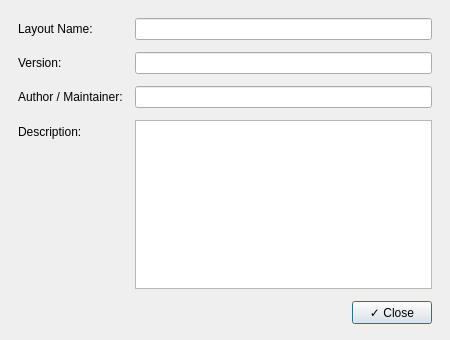
<?xml version="1.0" encoding="UTF-8"?>
<ui version="4.0">
 <class>AboutFile</class>
 <widget class="QDialog" name="AboutFile">
  <property name="geometry">
   <rect>
    <x>0</x>
    <y>0</y>
    <width>450</width>
    <height>340</height>
   </rect>
  </property>
  <property name="windowTitle">
   <string>MatraKi - Layout Details</string>
  </property>
  <layout class="QFormLayout" name="formLayout">
   <property name="horizontalSpacing">
    <number>12</number>
   </property>
   <property name="verticalSpacing">
    <number>12</number>
   </property>
   <property name="leftMargin">
    <number>18</number>
   </property>
   <property name="topMargin">
    <number>18</number>
   </property>
   <property name="rightMargin">
    <number>18</number>
   </property>
   <property name="bottomMargin">
    <number>16</number>
   </property>
   <item row="0" column="0">
    <widget class="QLabel" name="lblName">
     <property name="text">
      <string>Layout Name:</string>
     </property>
    </widget>
   </item>
   <item row="0" column="1">
    <widget class="QLineEdit" name="txtName">
     <property name="readOnly">
      <bool>true</bool>
     </property>
    </widget>
   </item>
   <item row="1" column="0">
    <widget class="QLabel" name="label">
     <property name="text">
      <string>Version:</string>
     </property>
    </widget>
   </item>
   <item row="1" column="1">
    <widget class="QLineEdit" name="txtVar">
     <property name="readOnly">
      <bool>true</bool>
     </property>
    </widget>
   </item>
   <item row="2" column="0">
    <widget class="QLabel" name="label_2">
     <property name="text">
      <string>Author / Maintainer:</string>
     </property>
    </widget>
   </item>
   <item row="2" column="1">
    <widget class="QLineEdit" name="txtDevName">
     <property name="readOnly">
      <bool>true</bool>
     </property>
    </widget>
   </item>
   <item row="3" column="0">
    <widget class="QLabel" name="label_3">
     <property name="text">
      <string>Description:</string>
     </property>
    </widget>
   </item>
   <item row="3" column="1">
    <widget class="QPlainTextEdit" name="txtDevComment">
     <property name="readOnly">
      <bool>true</bool>
     </property>
    </widget>
   </item>
   <item row="4" column="0" colspan="2">
    <layout class="QHBoxLayout" name="horizontalLayout">
     <item>
      <spacer name="horizontalSpacer">
       <property name="orientation">
        <enum>Qt::Horizontal</enum>
       </property>
       <property name="sizeHint" stdset="0">
        <size>
         <width>40</width>
         <height>20</height>
        </size>
       </property>
      </spacer>
     </item>
     <item>
      <widget class="QPushButton" name="buttonOK">
       <property name="cursor">
        <cursorShape>PointingHandCursor</cursorShape>
       </property>
       <property name="text">
        <string>✓ Close</string>
       </property>
       <property name="default">
        <bool>true</bool>
       </property>
      </widget>
     </item>
    </layout>
   </item>
  </layout>
 </widget>
 <resources/>
 <connections/>
</ui>
